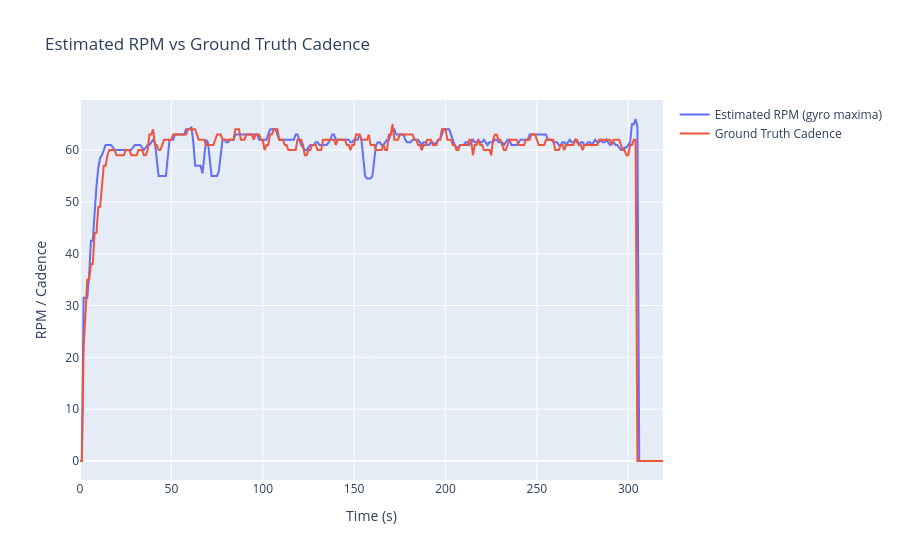

Source (notebook cell):
### Code cell
# Ensure both time axes start at 0 and are in seconds
truth_time = truth_dataframe['Time'] - truth_dataframe['Time'].iloc[0]
maxima_time = rpm_per_second_df['second'] 

fig = go.Figure()
fig.add_trace(go.Scatter(
    x=maxima_time, y=rpm_per_second_df['avg_rpm'],
    mode='lines', name='Estimated RPM (gyro maxima)'
))
fig.add_trace(go.Scatter(
    x=truth_time, y=truth_dataframe['Cadence'],
    mode='lines', name='Ground Truth Cadence'
))
fig.update_layout(
    title="Estimated RPM vs Ground Truth Cadence",
    xaxis_title="Time (s)",
    yaxis_title="RPM / Cadence"
)
fig.show()

### Figure 1 — Plotly figure (JSON) as saved in the notebook; plotly's stock layout.template omitted (floating-point values rounded to 4 significant figures; data arrays with more than 128 entries replaced by an {"elided": "..."} marker saying what was removed)
{"data": [{"mode": "lines", "name": "Estimated RPM (gyro maxima)", "type": "scatter", "x": {"elided": "316 int values"}, "y": {"elided": "316 float values"}}, {"mode": "lines", "name": "Ground Truth Cadence", "type": "scatter", "x": {"elided": "320 float values"}, "y": {"elided": "320 int values"}}], "layout": {"title": {"text": "Estimated RPM vs Ground Truth Cadence"}, "xaxis": {"title": {"text": "Time (s)"}}, "yaxis": {"title": {"text": "RPM / Cadence"}}}}
